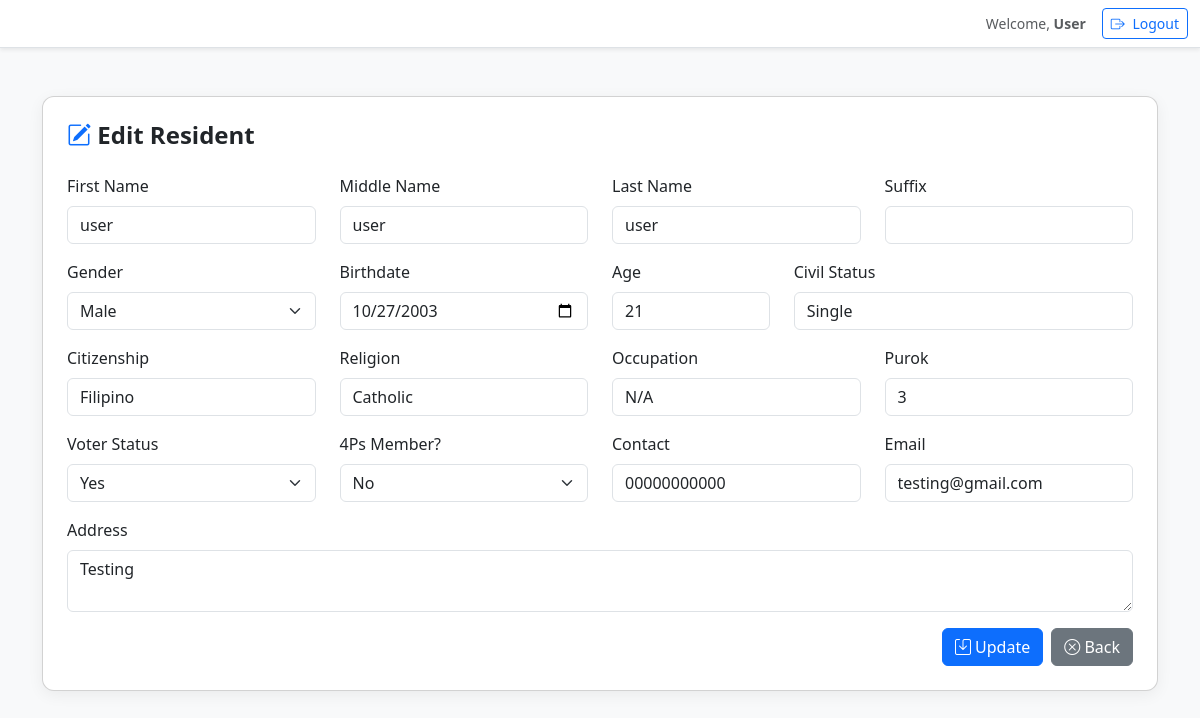
The page /residents/edit.php?id=2 on the database as committed earlier.
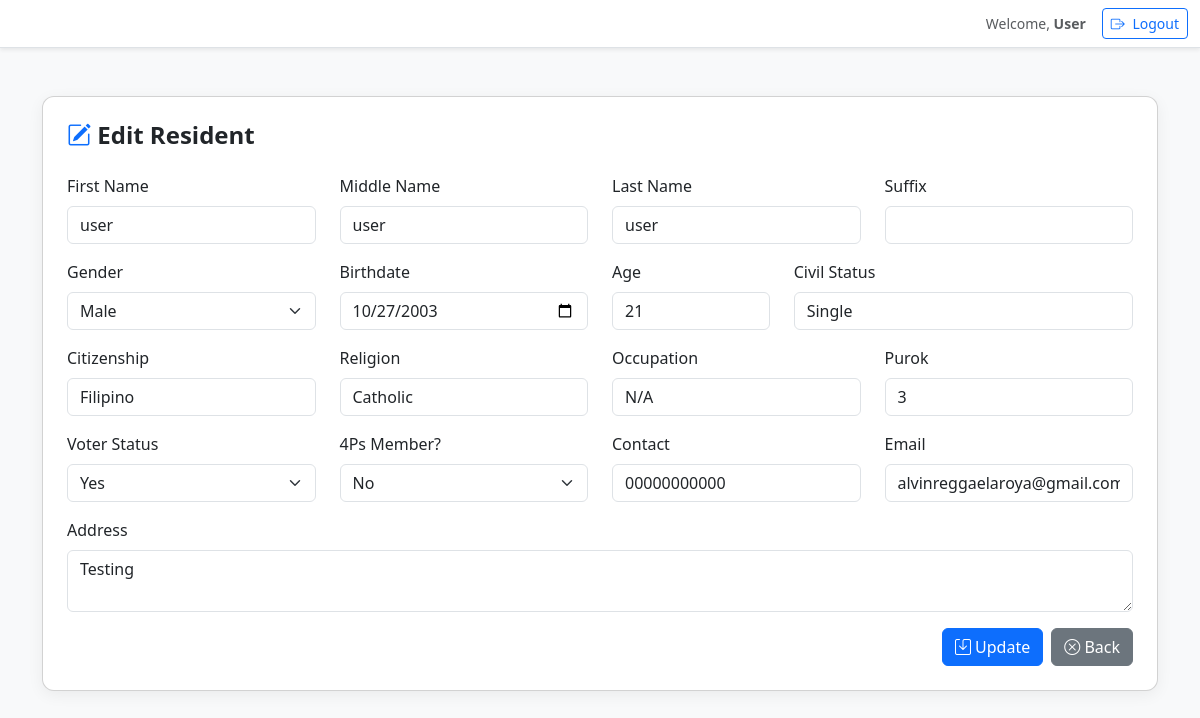
The same page on the database as committed later.
### tables this page shows
CREATE TABLE `residents` (
  `id` int(11) NOT NULL,
  `first_name` varchar(50) DEFAULT NULL,
  `middle_name` varchar(50) DEFAULT NULL,
  `last_name` varchar(50) DEFAULT NULL,
  `suffix` varchar(10) DEFAULT NULL,
  `gender` enum('Male','Female') DEFAULT NULL,
  `birthdate` date DEFAULT NULL,
  `age` int(11) DEFAULT NULL,
  `civil_status` varchar(20) DEFAULT NULL,
  `citizenship` varchar(50) DEFAULT NULL,
  `religion` varchar(50) DEFAULT NULL,
  `occupation` varchar(100) DEFAULT NULL,
  `purok` varchar(50) DEFAULT NULL,
  `voter_status` enum('Yes','No') DEFAULT NULL,
  `is_4ps` enum('Yes','No') DEFAULT NULL,
  `contact` varchar(20) DEFAULT NULL,
  `email` varchar(100) DEFAULT NULL,
  `address` text DEFAULT NULL,
  `date_registered` datetime DEFAULT current_timestamp()
);

### residents/edit.php (the view, shortened to what the changed rows need)
<?php
include '../config.php';
$id = $_GET['id'];
$result = $conn->query("SELECT * FROM residents WHERE id = $id");
$resident = $result->fetch_assoc();
?>
<!DOCTYPE html>
<html lang="en">
<head>
    <link href="https://cdn.jsdelivr.net/npm/bootstrap@5.3.0/dist/css/bootstrap.min.css" rel="stylesheet">
    <link href="https://cdn.jsdelivr.net/npm/bootstrap-icons@1.10.5/font/bootstrap-icons.css" rel="stylesheet">
</head>
<body>
<?php include '../navbar.php'; ?>
<div class="container mt-5">
    <div class="card p-4">
        <form method="POST">
            <div class="row mb-3">
                <div class="col-md-3">
                    <label class="form-label">First Name</label>
                    <input name="first_name" value="<?= $resident['first_name'] ?>" class="form-control" required>
                </div>
                <div class="col-md-3">
                    <label class="form-label">Middle Name</label>
                    <input name="middle_name" value="<?= $resident['middle_name'] ?>" class="form-control">
                </div>
                <div class="col-md-3">
                    <label class="form-label">Last Name</label>
                    <input name="last_name" value="<?= $resident['last_name'] ?>" class="form-control" required>
                </div>
            </div>
            <div class="row mb-3">
                <div class="col-md-3">
                    <label class="form-label">Gender</label>
                    <select name="gender" class="form-select">
                        <option <?= $resident['gender'] == 'Male' ? 'selected' : '' ?>>Male</option>
                    </select>
                </div>
                <div class="col-md-3">
                    <label class="form-label">Birthdate</label>
                    <input type="date" name="birthdate" value="<?= $resident['birthdate'] ?>" class="form-control" required>
                </div>
                <div class="col-md-2">
                    <label class="form-label">Age</label>
                    <input type="number" name="age" value="<?= $resident['age'] ?>" class="form-control">
                </div>
                <div class="col-md-4">
                    <label class="form-label">Civil Status</label>
                    <input name="civil_status" value="<?= $resident['civil_status'] ?>" class="form-control">
                </div>
            </div>
            <div class="row mb-3">
                <div class="col-md-3">
                    <label class="form-label">Citizenship</label>
                    <input name="citizenship" value="<?= $resident['citizenship'] ?>" class="form-control">
                </div>
                <div class="col-md-3">
                    <label class="form-label">Religion</label>
                    <input name="religion" value="<?= $resident['religion'] ?>" class="form-control">
                </div>
                <div class="col-md-3">
                    <label class="form-label">Occupation</label>
                    <input name="occupation" value="<?= $resident['occupation'] ?>" class="form-control">
                </div>
                <div class="col-md-3">
                    <label class="form-label">Purok</label>
                    <input name="purok" value="<?= $resident['purok'] ?>" class="form-control">
                </div>
            </div>
            <div class="row mb-3">
                <div class="col-md-3">
                    <label class="form-label">Voter Status</label>
                    <select name="voter_status" class="form-select">
                        <option <?= $resident['voter_status'] == 'Yes' ? 'selected' : '' ?>>Yes</option>
                    </select>
                </div>
                <div class="col-md-3">
                    <label class="form-label">4Ps Member?</label>
                    <select name="is_4ps" class="form-select">
                        <option <?= $resident['is_4ps'] == 'No' ? 'selected' : '' ?>>No</option>
                    </select>
                </div>
                <div class="col-md-3">
                    <label class="form-label">Contact</label>
                    <input name="contact" value="<?= $resident['contact'] ?>" class="form-control">
                </div>
                <div class="col-md-3">
                    <label class="form-label">Email</label>
                    <input name="email" type="email" value="<?= $resident['email'] ?>" class="form-control">
                </div>
            </div>
            <div class="mb-3">
                <label class="form-label">Address</label>
                <textarea name="address" class="form-control" rows="2"><?= $resident['address'] ?></textarea>
            </div>
        </form>
    </div>
</div>
</body>
</html>

Rows that differ between the two databases and show on the page:
changed residents "user": email "testing@gmail.com" → "alvinreggaelaroya@gmail.com"
